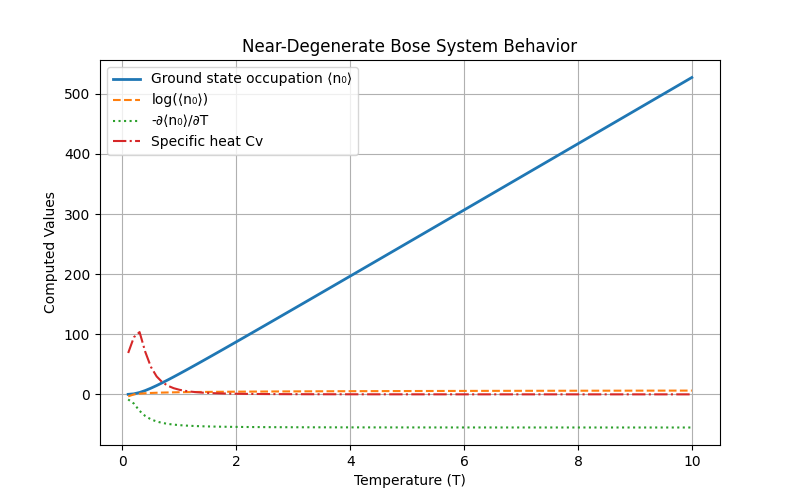

Write Python code to recreate this figure.
import numpy as np
import matplotlib.pyplot as plt

# Define parameters for near-degenerate system
num_levels = 50  # Number of near-degenerate energy levels
energy_levels = np.linspace(0, 1, num_levels)  # Small separations between levels
mu_fixed = -0.5  # Fixed chemical potential
T_range = np.linspace(0.1, 10, 100)  # Temperature range
beta_range = 1 / (T_range)  # Compute beta assuming kB = 1

# Compute ground state occupation for near-degenerate system
n_0_near = np.array([sum(1 / (np.exp(beta * (energy_levels - mu_fixed)) - 1)) for beta in beta_range])
log_n_0 = np.log(n_0_near)  # Log of ground state occupation
grad_n_0 = np.gradient(n_0_near, T_range)  # Gradient w.r.t. temperature
Cv = np.gradient(grad_n_0, T_range)  # Specific heat approximation

# Plot results
plt.figure(figsize=(8, 5))
plt.plot(T_range, n_0_near, label="Ground state occupation ⟨n₀⟩", linewidth=2)
plt.plot(T_range, log_n_0, label="log(⟨n₀⟩)", linestyle='dashed')
plt.plot(T_range, -grad_n_0, label="-∂⟨n₀⟩/∂T", linestyle='dotted')
plt.plot(T_range, Cv, label="Specific heat Cv", linestyle='dashdot')
plt.xlabel("Temperature (T)")
plt.ylabel("Computed Values")
plt.title("Near-Degenerate Bose System Behavior")
plt.legend()
plt.grid()
plt.savefig("part_h.png")
